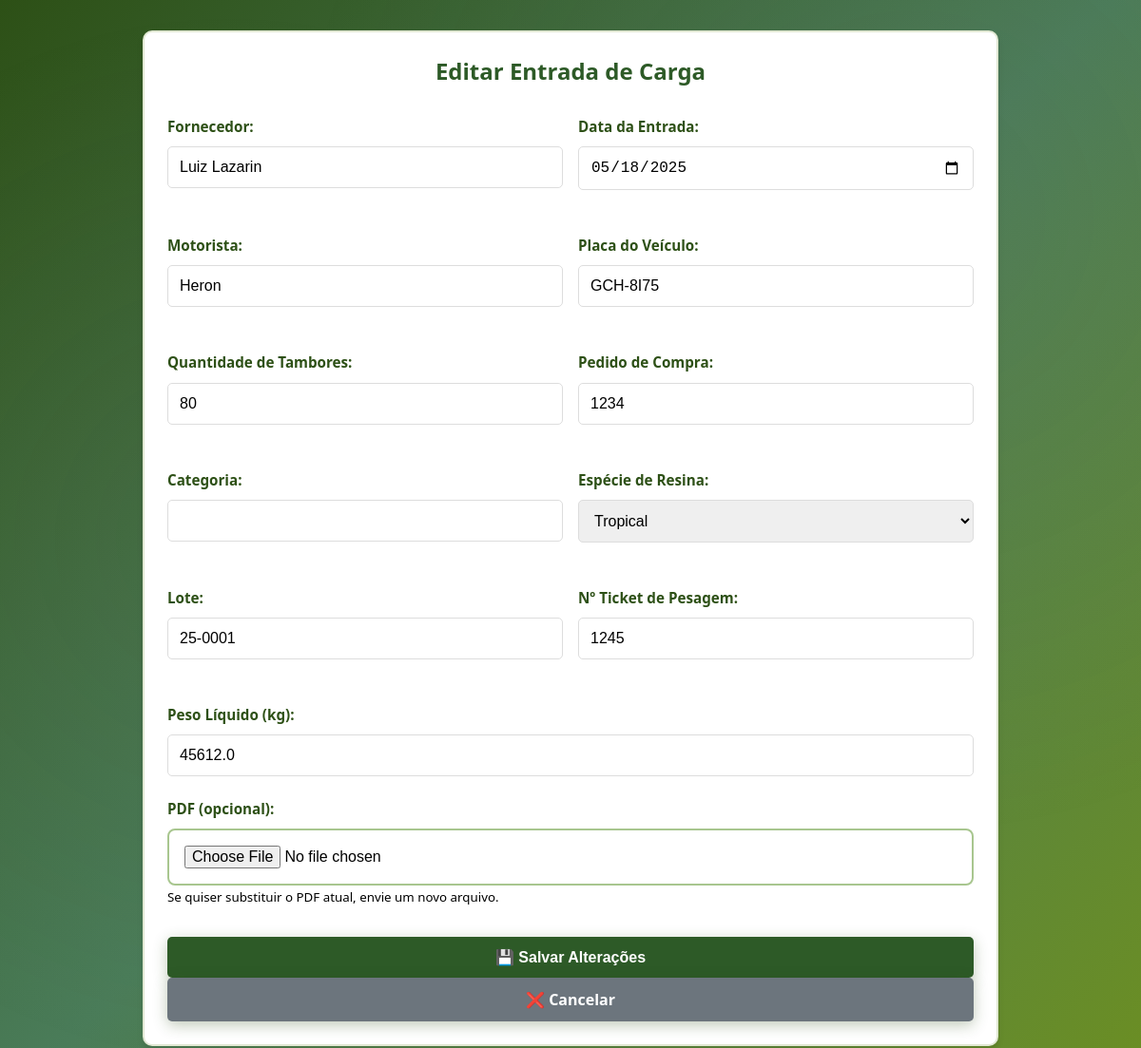
The app's page /editar-entrada/5 (signed in), older data.
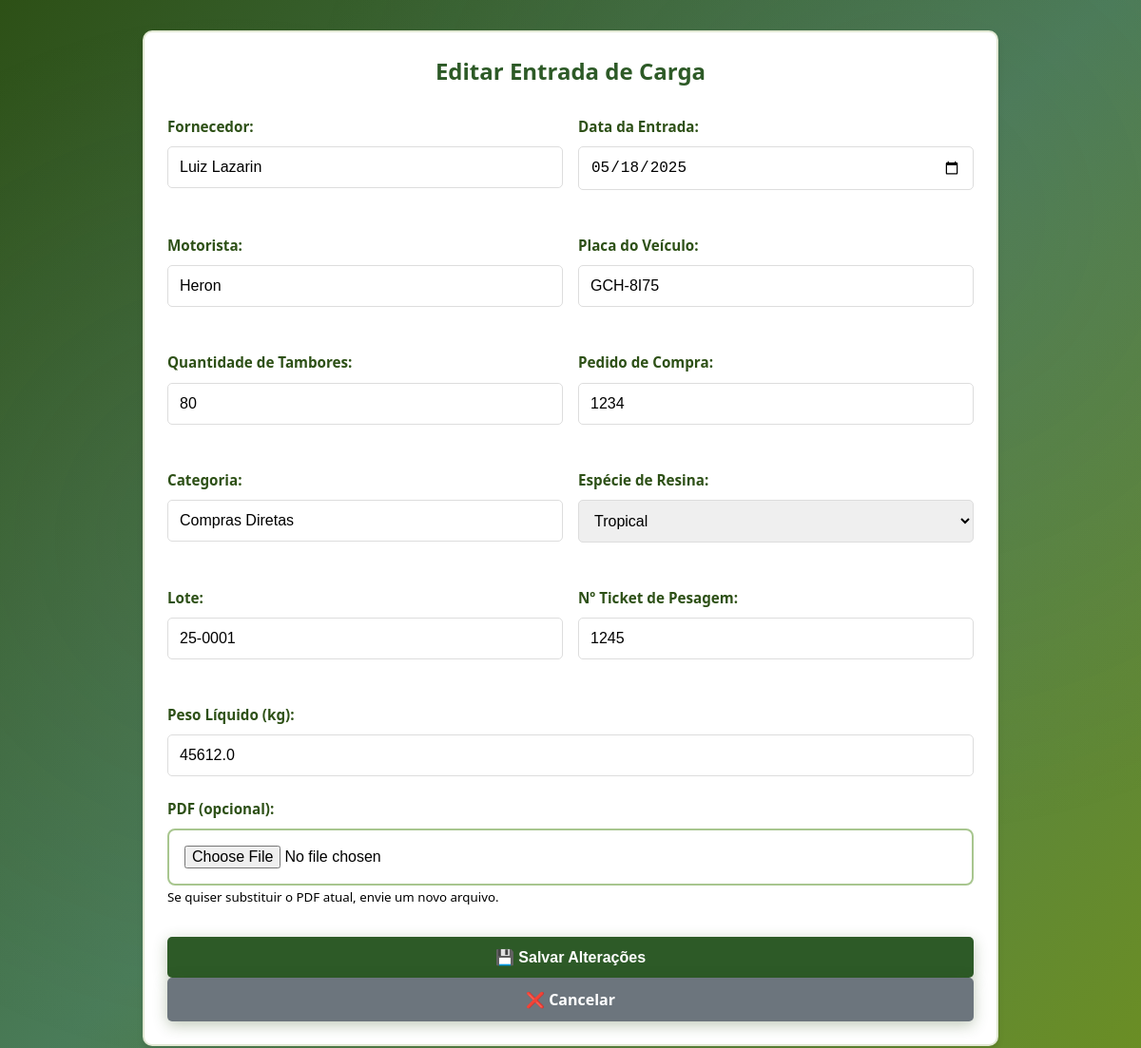
The same page, newer data.
### tables this page shows
CREATE TABLE entradas_carga (id INTEGER PRIMARY KEY AUTOINCREMENT, fornecedor TEXT, data_entrada TEXT, motorista TEXT, placa TEXT, quantidade_tambores INTEGER, pedido_compra TEXT, categoria TEXT, especie_resina TEXT, lote TEXT UNIQUE, ticket_pesagem TEXT UNIQUE, peso_liquido REAL, data_registro TEXT, usuario_registro TEXT);

### app.py (the view, shortened to what this page needs)
@app.route('/editar-entrada/<int:id>', methods=['GET', 'POST'])
def editar_entrada(id):
    if 'logged_in' not in session or not session['logged_in']:
        flash('🔒 Você precisa fazer login primeiro!', 'error')
        return redirect(url_for('login'))
    conn = sqlite3.connect(DB_PATH)
    cursor = conn.cursor()
    cursor.execute('SELECT * FROM entradas_carga WHERE id=?', (id,))
    row = cursor.fetchone()
    colunas = [desc[0] for desc in cursor.description]
    entrada = dict(zip(colunas, row)) if row else None
    conn.close()
    if not entrada:
        flash('❌ Entrada não encontrada!', 'error')
        return redirect(url_for('relatorio_entradas'))
    return render_template('editar_entrada.html', entrada=entrada)

### templates/editar_entrada.html (shortened to what this page needs)
<!DOCTYPE html>
<html lang="pt-BR">
<head>
    <link rel="stylesheet" href="{{ url_for('static', filename='css/style.css') }}">
</head>
<body>
    <div class="container">
        <h2 class="form-title">Editar Entrada de Carga</h2>
        <form method="POST">
            <div class="form-row">
                <div class="form-group">
                    <label for="fornecedor">Fornecedor:</label>
                    <input type="text" id="fornecedor" name="fornecedor" value="{{ entrada.fornecedor }}" required>
                </div>
                <div class="form-group">
                    <label for="data_entrada">Data da Entrada:</label>
                    <input type="date" id="data_entrada" name="data_entrada" value="{{ entrada.data_entrada }}"
                        required>
                </div>
            </div>
            <div class="form-row">
                <div class="form-group">
                    <label for="motorista">Motorista:</label>
                    <input type="text" id="motorista" name="motorista" value="{{ entrada.motorista }}" required>
                </div>
                <div class="form-group">
                    <label for="placa">Placa do Veículo:</label>
                    <input type="text" id="placa" name="placa" value="{{ entrada.placa }}" required maxlength="8">
                </div>
            </div>
            <div class="form-row">
                <div class="form-group">
                    <label for="quantidade_tambores">Quantidade de Tambores:</label>
                    <input type="number" id="quantidade_tambores" name="quantidade_tambores"
                        value="{{ entrada.quantidade_tambores }}" required min="1">
                </div>
                <div class="form-group">
                    <label for="pedido_compra">Pedido de Compra:</label>
                    <input type="text" id="pedido_compra" name="pedido_compra" value="{{ entrada.pedido_compra }}">
                </div>
            </div>
            <div class="form-row">
                <div class="form-group">
                    <label for="categoria">Categoria:</label>
                    <input type="text" id="categoria" name="categoria" value="{{ entrada.categoria }}">
                </div>
                <div class="form-group">
                    <label for="especie_resina">Espécie de Resina:</label>
                    <select id="especie_resina" name="especie_resina" required>
                        <option value="Tropical" {% if entrada.especie_resina=='Tropical' %}selected{% endif %}>Tropical
                        </option>
                    </select>
                </div>
            </div>
            <div class="form-row">
                <div class="form-group">
                    <label for="lote">Lote:</label>
                    <input type="text" id="lote" name="lote" value="{{ entrada.lote }}" required>
                </div>
                <div class="form-group">
                    <label for="ticket_pesagem">Nº Ticket de Pesagem:</label>
                    <input type="text" id="ticket_pesagem" name="ticket_pesagem" value="{{ entrada.ticket_pesagem }}"
                        required>
                </div>
            </div>
            <div class="form-group">
                <label for="peso_liquido">Peso Líquido (kg):</label>
                <input type="number" id="peso_liquido" name="peso_liquido" value="{{ entrada.peso_liquido }}" required
                    min="0" step="0.01">
            </div>
            <div class="form-group">
                <label for="pdf">PDF (opcional):</label>
                <input type="file" id="pdf" name="pdf" accept="application/pdf">
                <small>Se quiser substituir o PDF atual, envie um novo arquivo.</small>
            </div>
            <div style="text-align: center; margin-top: 2rem;">
                <button type="submit" class="btn">💾 Salvar Alterações</button>
                <a href="{{ url_for('relatorio_entradas') }}" class="btn btn-secondary">❌ Cancelar</a>
            </div>
        </form>
    </div>
</body>
</html>

### static/css/style.css (style rules this page uses)
* { margin: 0; padding: 0; box-sizing: border-box; }
body { font-family: 'Segoe UI', Tahoma, Geneva, Verdana, sans-serif; background: linear-gradient(135deg, #2d5016 0%, #4a7c59 50%, #6b8e23 100%); background-attachment: fixed; min-height: 100vh; display: flex; align-items: center; justify-content: center; }
body::before { content: ''; position: fixed; top: 0; left: 0; width: 100%; height: 100%; background-image: radial-gradient(circle at 20% 50%, rgba(120, 119, 108, 0.1) 0%, transparent 50%), radial-gradient(circle at 80% 20%, rgba(120, 119, 108, 0.1) 0%, transparent 50%); pointer-events: none; z-index: -1; }
.container { background: rgba(255, 255, 255, 0.95); backdrop-filter: blur(10px); padding: 2.5rem; border-radius: 15px; box-shadow: 0 20px 40px rgba(45, 80, 22, 0.3); width: 100%; max-width: 420px; border: 2px solid rgba(107, 142, 35, 0.2); }
.form-group { margin-bottom: 1.8rem; }
.form-group label { display: block; margin-bottom: 0.7rem; color: #2d5016; font-weight: 600; font-size: 0.95rem; }
.form-group input { width: 100%; padding: 1rem; border: 2px solid #a8c68f; border-radius: 8px; font-size: 1rem; transition: all 0.3s ease; background: rgba(255, 255, 255, 0.9); }
.btn { display: inline-block; padding: 1rem 2rem; background: linear-gradient(135deg, #6b8e23 0%, #4a7c59 50%, #2d5016 100%); color: white; text-decoration: none; border: none; border-radius: 8px; cursor: pointer; font-size: 1rem; font-weight: 600; transition: all 0.3s ease; width: 100%; text-align: center; box-shadow: 0 4px 15px rgba(45, 80, 22, 0.3); }

### templates/editar_entrada.html (style rules this page uses)
.container { max-width: 900px; margin: 2rem auto; padding: 1.5rem; background: white; border-radius: 10px; box-shadow: 0 4px 6px rgba(0, 0, 0, 0.1); }
.form-title { color: #2d5a27; margin-bottom: 2rem; text-align: center; }
.form-row { display: grid; grid-template-columns: 1fr 1fr; gap: 1rem; margin-bottom: 1.5rem; }
.form-group { margin-bottom: 1.5rem; }
label { display: block; margin-bottom: 0.5rem; color: #333; font-weight: bold; }
input[type="text"], input[type="date"], input[type="number"], select { width: 100%; padding: 0.75rem; border: 1px solid #ddd; border-radius: 5px; font-size: 1rem; }
.btn { background: #2d5a27; color: white; padding: 0.75rem 2rem; border: none; border-radius: 5px; cursor: pointer; font-size: 1rem; margin-right: 1rem; }
.btn-secondary { background: #6c757d; }

Row changes from the older to the newer data that the page shows:
changed entradas_carga "Luiz Lazarin": categoria (not shown) → "Compras Diretas"
